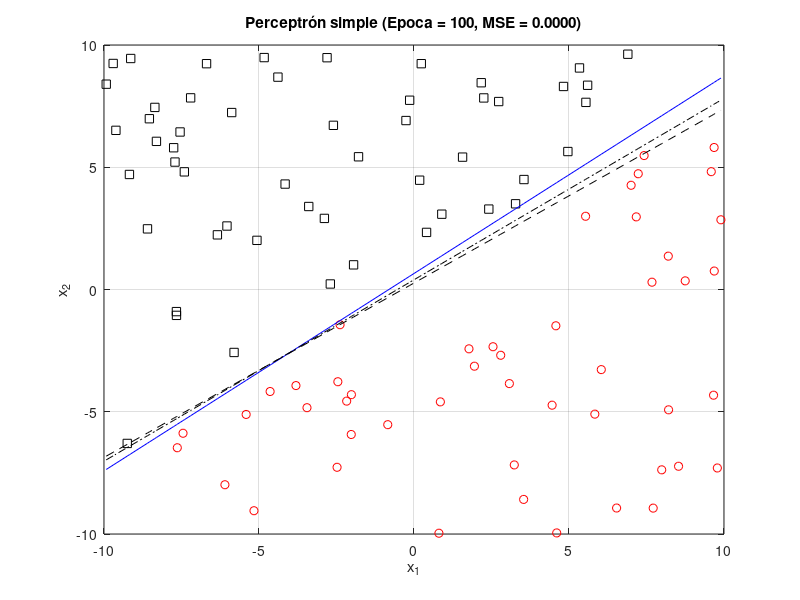
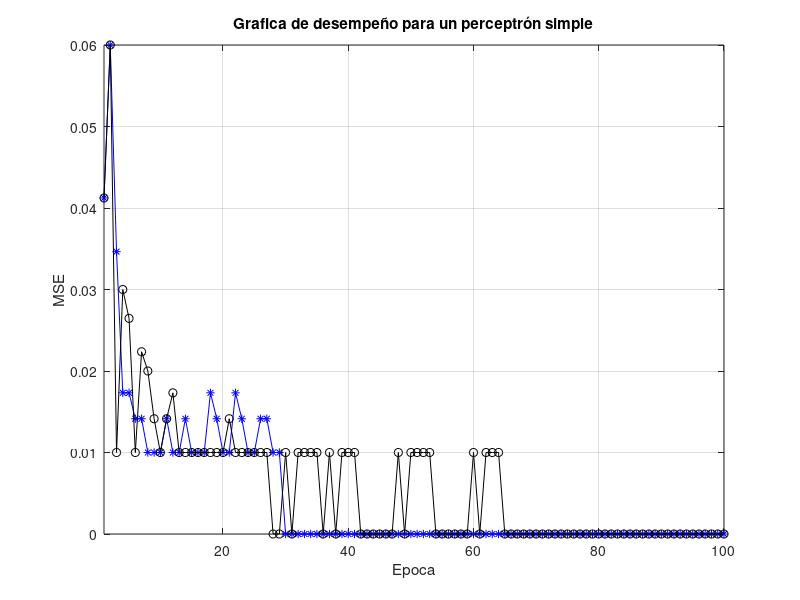

The MATLAB script that drew these images, in order:
clc;
close all;
clear;

rng_mx = 10;
rng_mn = -10;
nm = 100;

x1 = (rng_mx-rng_mn)*rand(nm, 1)+rng_mn;
x2 = (rng_mx-rng_mn)*rand(nm, 1)+rng_mn;

%m = rand();
m = 0.8074;
%b = rand();
b = 0.6550;
xo = sort(x1);
yo = m.*xo+b;
x2e = m.*x1+b;
cls = x2>x2e;
id0 = cls==0;
id1 = ~id0;

vw = rand(3,1);
nep = 100;
n_ap = 1/abs(max([x1;x2]))-eps;
mu = 0.7;
vw1 = vw;
avw1 = vw1;
vMSE = zeros(1,nep);
vMSE1 = zeros(1,nep);

for i1=1:nep
    u = [x1 x2 ones(nm,1)]*vw;
    fu = u>=0;
    err = cls-fu;
    vMSE(i1) = sqrt(err'*err)/nm;
    id_err = err~=0;

    u1 = [x1 x2 ones(nm,1)]*vw1;
    fu1 = u1>=0;
    err1 = cls-fu1;
    vMSE1(i1) = sqrt(err1'*err1)/nm;
    id_err1 = err1~=0;
    
    y1 = -xo*vw(1)/vw(2)-vw(3)/vw(2);
    dvw = n_ap*([x1'; x2'; ones(1,nm)]*err);
    vw = vw+dvw;

    y2 = -xo*vw1(1)/vw1(2)-vw1(3)/vw1(2);
    dvw1 = n_ap*([x1'; x2'; ones(1,nm)]*err1);
    aavw1 = avw1;
    avw1 = vw1;
    vw1 = vw1+dvw1+mu*(avw1-aavw1);

    figure(1);
    plot(x1(id0), x2(id0), 'ro');
    axis([rng_mn, rng_mx, rng_mn, rng_mx])
    hold on;
    plot(x1(id1), x2(id1), 'ks');
    plot(x1(id_err), x2(id_err), 'b*');
    plot(xo, yo, 'b-');
    plot(xo, y1, 'k--');
    plot(xo, y2, 'k-.');
    xlabel('x_1');
    ylabel('x_2');
    grid on;
    title(sprintf('Perceptrón simple (Epoca = %d, MSE = %.4f)', i1, vMSE(i1)));
    hold off;
    pause(0.1);

end

figure(2)
plot(1:nep,vMSE,'b*-');
hold on;
plot(1:nep,vMSE1,'ko-');
axis([1, nep, min(vMSE), max(vMSE)]);
grid on;
ylabel('MSE');
xlabel('Epoca');
title('Grafica de desempeño para un perceptrón simple');